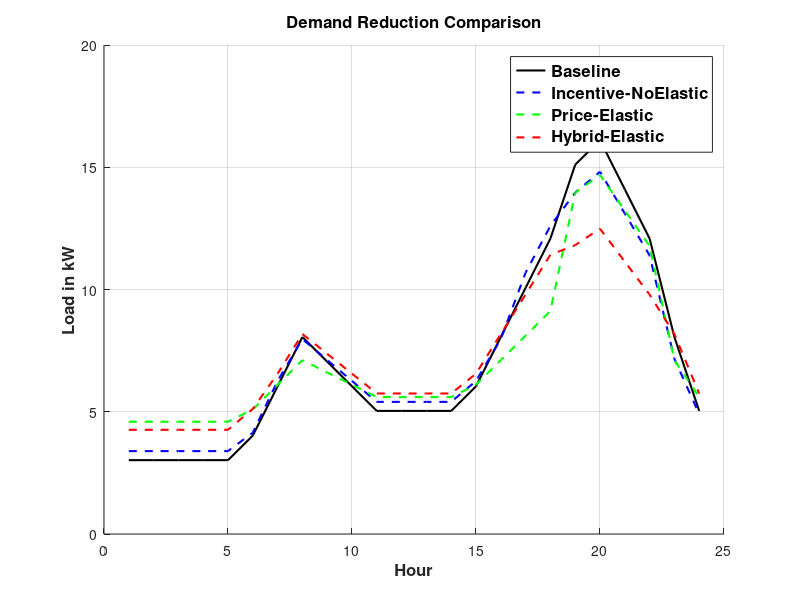
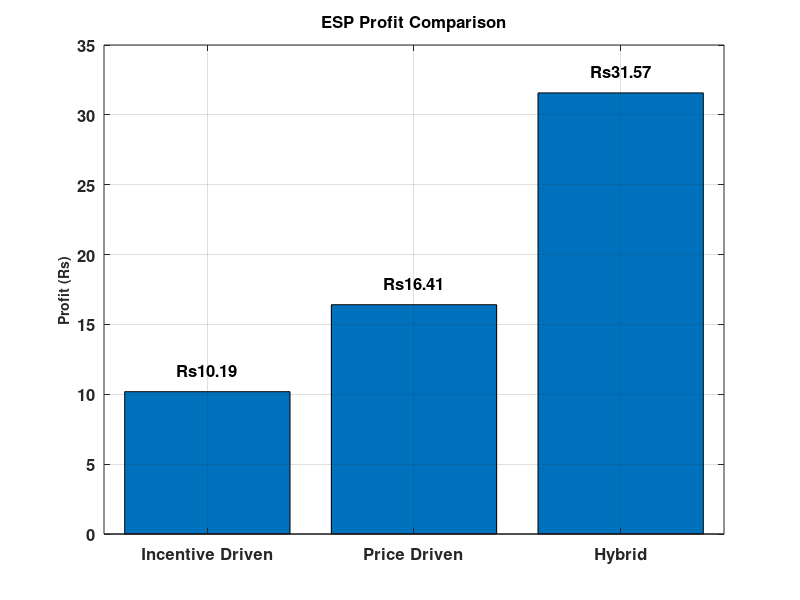
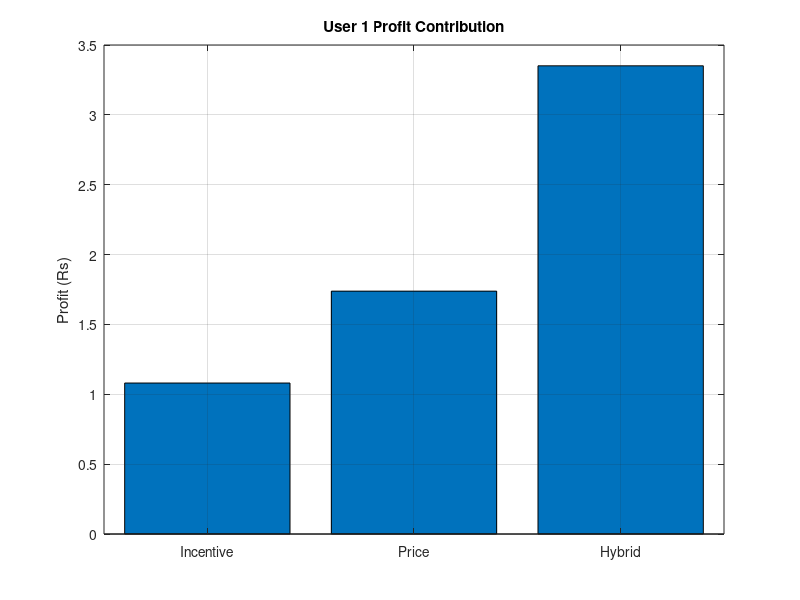
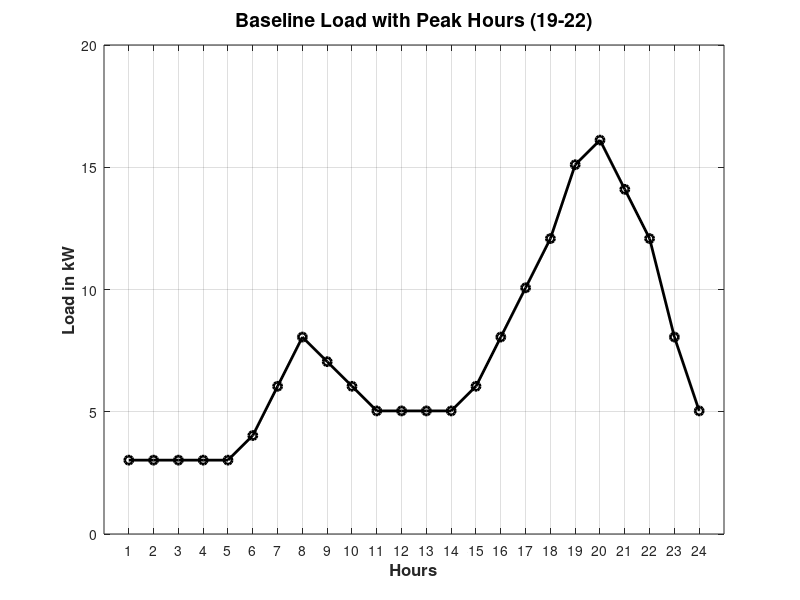

Source code (MATLAB) for these figures, in order:
clc; clear; close all;

%% 1) Setup
n = 10; h = 24;
max_shift = 0.5;
gamma     = 0.01;
lambda    = 0.5;
alpha_min = 1;
base_price= 5;

% Baseline load shape
base_curve = [0.3 0.3 0.3 0.3 0.3 0.4 0.6 0.8 0.7 0.6 0.5 0.5 ...
              0.5 0.5 0.6 0.8 1.0 1.2 1.5 1.6 1.4 1.2 0.8 0.5];
rng(0);
uf = 0.9 + 0.2*rand(n,1);
E0 = repmat(base_curve,n,1).*repmat(uf,1,h);
L_base = sum(E0,1);

% Prices and incentives
rho = 6*ones(1,h);
rho(1:6)   = 5;
rho(19:22) = 9;
alpha = 1.5*ones(n,h);
alpha(:,19:22) = 2.5;



%% 2) Incentive-Only Model (no elasticity matrix)
% elasticity by hour (from your image)
xi = zeros(1,h);
xi([1:6 23:24]) = 0.5;  % 00–06 & 22–23
xi(7:16)        = 0.3;  % 07–16
xi(17:22)       = 0.1;  % 17–21

DE1 = zeros(n,h);
for i = 1:n
    for j = 1:h
        DE1(i,j) = E0(i,j) * xi(j) * ((alpha(i,j)-alpha_min)/alpha_min);
    end
    % cap & balance
    DE1(i,:) = max(min(DE1(i,:), max_shift*E0(i,:)), -max_shift*E0(i,:));
    DE1(i,:) = DE1(i,:) - mean(DE1(i,:));
end
L1     = sum(E0 - DE1,1);
profit1= sum(sum((repmat(rho,n,1)-alpha).*DE1));
DR1    = sum(DE1,1);

%% 3) Price-Driven Model (with Ep)
Ep = -0.3*eye(h) + 0.1*(ones(h)-eye(h));    % use your chosen Ep
pct_dev = (rho - base_price)./base_price;    % 1×h
DE2 = zeros(n,h);
for i = 1:n
    for j = 1:h
        DE2(i,j) = E0(i,j) * sum(Ep(j,:).*pct_dev);
    end
    DE2(i,:) = max(min(DE2(i,:), max_shift*E0(i,:)), -max_shift*E0(i,:));
    DE2(i,:) = DE2(i,:) - mean(DE2(i,:));
end
L2      = sum(E0 - DE2,1);
profit2 = sum(sum((repmat(rho,n,1)-alpha).*DE2));
DR2     = sum(DE2,1);

%% 4) Hybrid Model via combined elasticity
% Define Ea (incentive elasticity)
Ea =  0.8*eye(h) - 0.05*(ones(h)-eye(h));
% Combined elasticity
Ecomb = lambda*Ep + (1-lambda)*Ea;            % h×h
pct_dev = (rho - base_price)./base_price;     % 1×h
resp_vec = Ecomb * pct_dev.';                 % h×1

DE3 = zeros(n,h);
for i = 1:n
    for j = 1:h
        DE3(i,j) = E0(i,j) * resp_vec(j);
    end
    DE3(i,:) = max(min(DE3(i,:), max_shift*E0(i,:)), -max_shift*E0(i,:));
    DE3(i,:) = DE3(i,:) - mean(DE3(i,:));
end
L3      = sum(E0 - DE3,1);
profit3 = sum(sum((repmat(rho,n,1)-alpha).*DE3)) - gamma*sum(sum(DE3.^2));
DR3     = sum(DE3,1);

%% 5) Plot Load Profiles
figure; hold on;
plot(1:h,L_base,'k-','LineWidth',1.5);
plot(1:h,L1,    'b--','LineWidth',1.5);
plot(1:h,L2,    'g--','LineWidth',1.5);
plot(1:h,L3,    'r--','LineWidth',1.5);
xlabel('Hour','FontWeight', 'bold', 'FontSize', 12); ylabel('Load in kW','FontWeight', 'bold', 'FontSize', 12);
title('Demand Reduction Comparison','FontWeight', 'bold', 'FontSize', 12);
legend('Baseline','Incentive-NoElastic','Price-Elastic','Hybrid-Elastic','Location','Best','FontWeight', 'bold', 'FontSize', 12);
grid on;

%% 6) Profit Bar Chart with Values (Corrected)
figure;
profits = [profit1, profit2, profit3];  % Store profits in a vector
bh = bar(profits);
set(gca,'XTickLabel',{'Incentive Driven','Price Driven','Hybrid'}, 'FontSize',12,'FontWeight', 'bold');
ylabel('Profit (Rs)', 'FontSize',10);
title('ESP Profit Comparison', 'FontSize',12);
grid on;

% Calculate bar centers manually for MATLAB 2013
bar_centers = 1:length(profits); 

% Add text labels
for i = 1:3
    text(bar_centers(i), profits(i) + 2,...
        sprintf('Rs%.2f', profits(i)),...
        'HorizontalAlignment','center',...
        'VerticalAlignment','top',...
        'FontSize',12,'FontWeight', 'bold');
end
%% 7) User-Level Profit (user 1)
u = 1;
up1 = sum((rho-alpha(u,:)).*DE1(u,:)) - gamma*sum(DE1(u,:).^2);
up2 = sum((rho-alpha(u,:)).*DE2(u,:)) - gamma*sum(DE2(u,:).^2);
up3 = sum((rho-alpha(u,:)).*DE3(u,:)) - gamma*sum(DE3(u,:).^2);
figure; bar([up1 up2 up3]);
set(gca,'XTickLabel',{'Incentive','Price','Hybrid'});
ylabel('Profit (Rs)');
title(sprintf('User %d Profit Contribution',u));
grid on;

%% 8) Baseline with Peak Marked (Modified)
figure;
plot(1:h,L_base,'k-o','LineWidth',2); 
hold on;

% Axis labels
xlabel('Hours', 'FontSize',12,'FontWeight', 'bold');
ylabel('Load in kW', 'FontSize',12,'FontWeight', 'bold');
title('Baseline Load with Peak Hours (19-22)', 'FontSize',14,'FontWeight', 'bold');
grid on;
set(gca,'XTick',1:h);
%% 9) Print Matrices & Stats
fprintf('\n--- PARAMETERS & MATRICES ---\n');
disp('E0 ='); disp(E0);
disp('rho ='); disp(rho);
disp('alpha ='); disp(alpha);
disp('Ep ='); disp(Ep);
disp('Ea ='); disp(Ea);
disp('Ecomb ='); disp(Ecomb);

fprintf('\n--- PROFIT REPORT ---\n');
fprintf('Incentive-NoElastic: Rs %.2f\n',profit1);
fprintf('Price-Elastic:       Rs %.2f\n',profit2);
fprintf('Hybrid-Elastic:      Rs %.2f\n',profit3);

fprintf('\n--- DEMAND REDUCTION STATS ---\n');
fprintf('Incentive max |?E|=%.2f at h=%s\n', max(DR1), mat2str(find(DR1==max(DR1))));
fprintf('Price     max |?E|=%.2f at h=%s\n', max(DR2), mat2str(find(DR2==max(DR2))));
fprintf('Hybrid    max |?E|=%.2f at h=%s\n', max(DR3), mat2str(find(DR3==max(DR3))));






